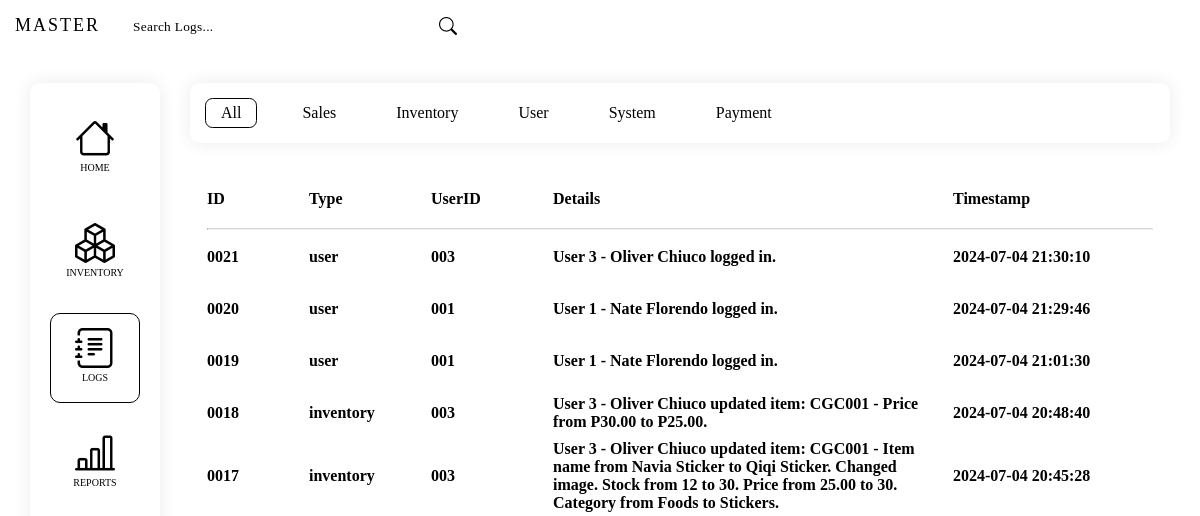
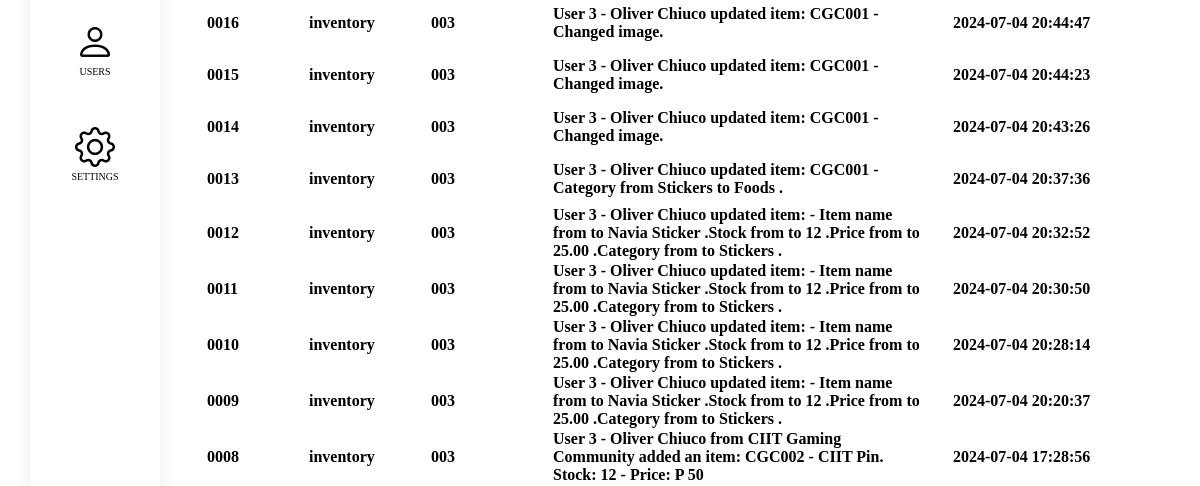
The page /logs.php (signed in, upper part) on the database as committed earlier (2 pictures, top to bottom).
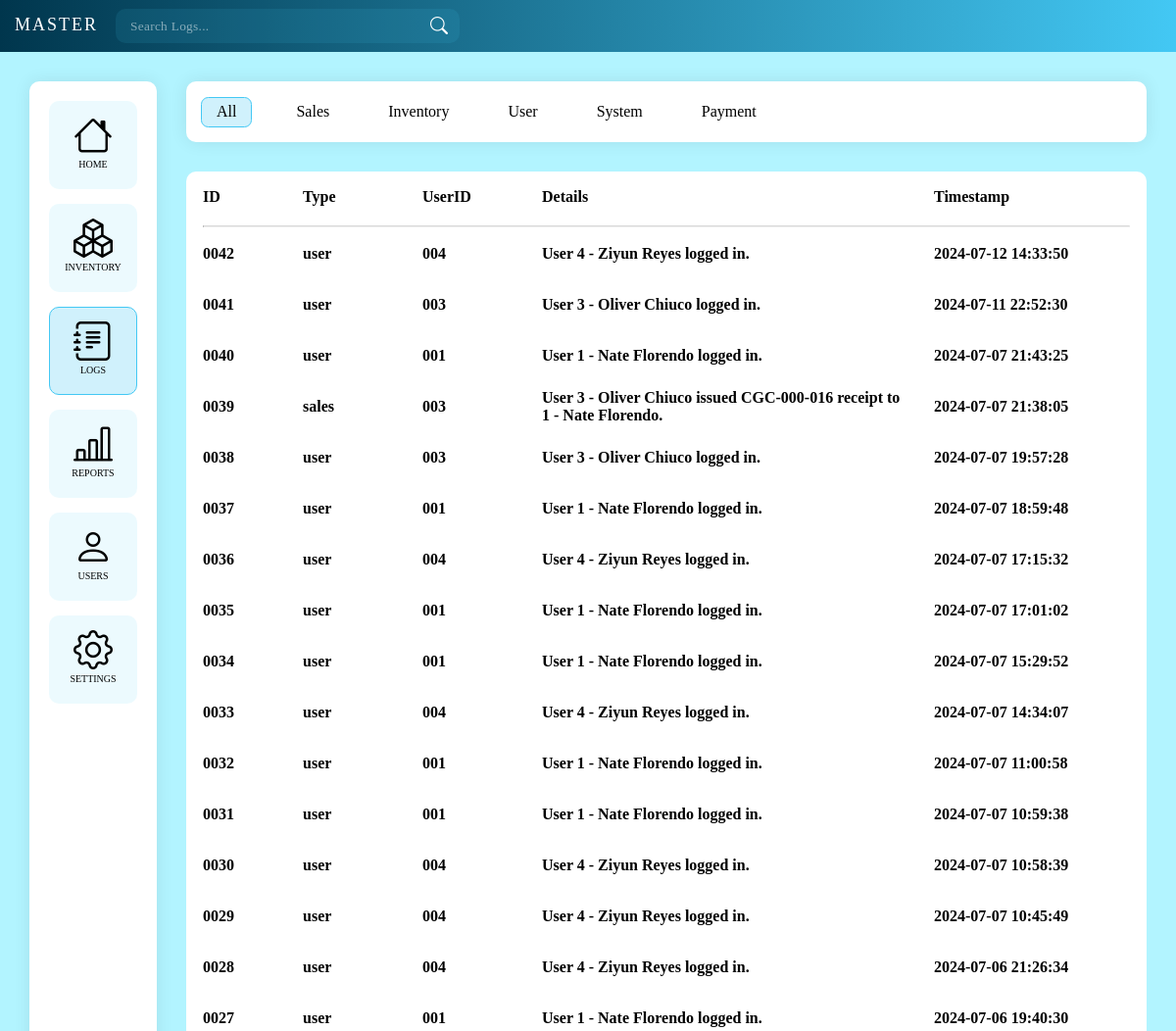
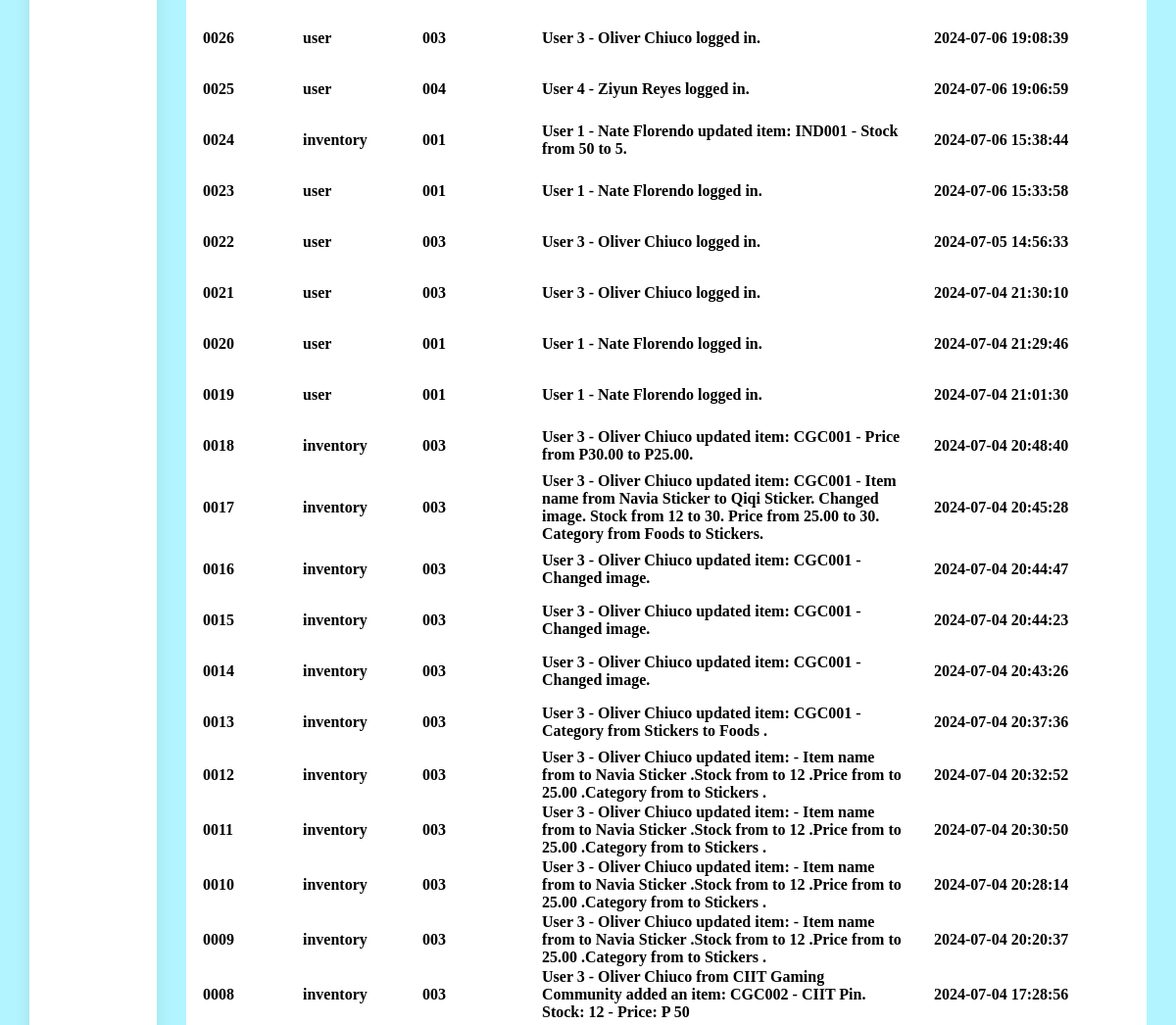
The same page on the database as committed later (2 pictures, top to bottom).
### tables this page shows
CREATE TABLE `logs` (
  `id` int(11) NOT NULL,
  `type` enum('sales','inventory','user','system','payment') NOT NULL,
  `userID` int(11) DEFAULT NULL,
  `details` text NOT NULL,
  `timestamp` timestamp NOT NULL DEFAULT current_timestamp()
);

### logs.php (the view, shortened to what the changed rows need)
<?php
require 'config.php';
function getUserIdFormatted($id, $length) {
    return str_pad($id, $length, '0', STR_PAD_LEFT);
}
require 'getUserDetails.php';
if($organization_id ==  '1'){
    $sql = "SELECT * FROM logs WHERE userID ='$_SESSION[user_id]' ORDER BY timestamp DESC";
} else{
    $sql = "SELECT logs.* FROM logs
            JOIN users ON logs.userID = users.id
            WHERE users.active_organization = '$organization_id'
            ORDER BY logs.timestamp DESC";
}
if ($_SESSION['role'] == "master") $sql = "SELECT * FROM logs ORDER BY timestamp DESC";
$result = mysqli_query($conn, $sql);
$logs = mysqli_fetch_all($result, MYSQLI_ASSOC);
?>
<!DOCTYPE html>
<html lang="en">
<head>
    <link rel="stylesheet" type="text/css" href="css/style.php">
    <link rel="stylesheet" href="https://cdn.jsdelivr.net/npm/bootstrap-icons@1.9.1/font/bootstrap-icons.css">
</head>
<body>
    <nav class="navbar">
        <div class="nav-left">
            <div class="menu">
            <a href="#"
                    class="logo"><?php
                    if($_SESSION['role'] == "master"){
                        echo htmlspecialchars("MASTER");
                    }
                     ?></a>
                <form class="search-bar ">
                    <input id="search" type="text" autocomplete="off" placeholder="Search Logs...">
                    <i class="bi bi-search search-empty"></i>
                </form>
            </div>
        </div>
    </nav>
    <div class="main-interface with-navbar" >
        <div class="center-panel" style="margin-right: 15px; width: 100%;">
            <div class="center-panel-content" >
                <div class="products-panel unselectable">
                    <table style="background-color: var(--card-color); color: var(--card-text-color) ;border-radius: 10px; width: 100%; text-align: left; padding: 15px; ">
                        <thead >
                            <tr >
                                <th scope="col">ID</th>
                                <th scope="col">Type</th>
                                <th scope="col">UserID</th>
                                <th scope="col">Details</th>
                                <th scope="col">Timestamp</th>
                            </tr>
                        </thead>
                        <tbody >
                            <?php
                            foreach ($logs as $log) {
                                ?>
                                <tr class="log-row" style="height: 50px;">
                                    <th class="log-id" style="width:100px ; min-width: 100px; max-width: 100px; word-wrap:break-word;"><?php echo htmlspecialchars(getUserIdFormatted($log['id'],4)); ?></th>
                                    <th class="log-category" style="width: 120px ; min-width: 120px; max-width: 120px;"><?php echo htmlspecialchars($log['type']); ?></th>
                                    <th class="log-user" style="width: 120px ; min-width: 120px; max-width: 120px;"><?php echo htmlspecialchars(getUserIdFormatted($log['userID'],3)); ?></th>
                                    <th class="log-details" style="padding-right: 30px;"><?php echo htmlspecialchars($log['details']); ?></th>
                                    <th class="log-datetime" style="width: 200px ; min-width: 200px; max-width: 200px;"><?php echo htmlspecialchars($log['timestamp']); ?></th>
                                </tr>
                            <?php } ?>
                        </tbody>
                    </table>
                </div>
            </div>
        </div>
    </div>
</body>
</html>

Rows that differ between the two databases and show on the page:
added logs: id "0042", type "user", userID "004", details "User 4 - Ziyun Reyes logged in.", timestamp "2024-07-12 14:33:50"
added logs: id "0041", type "user", userID "003", details "User 3 - Oliver Chiuco logged in.", timestamp "2024-07-11 22:52:30"
added logs: id "0040", type "user", userID "001", details "User 1 - Nate Florendo logged in.", timestamp "2024-07-07 21:43:25"
added logs: id "0039", type "sales", userID "003", details "User 3 - Oliver Chiuco issued CGC-000-016 receipt to 1 - Nate Florendo.", timestamp "2024-07-07 21:38:05"
added logs: id "0038", type "user", userID "003", details "User 3 - Oliver Chiuco logged in.", timestamp "2024-07-07 19:57:28"
added logs: id "0037", type "user", userID "001", details "User 1 - Nate Florendo logged in.", timestamp "2024-07-07 18:59:48"
added logs: id "0036", type "user", userID "004", details "User 4 - Ziyun Reyes logged in.", timestamp "2024-07-07 17:15:32"
added logs: id "0035", type "user", userID "001", details "User 1 - Nate Florendo logged in.", timestamp "2024-07-07 17:01:02"
added logs: id "0034", type "user", userID "001", details "User 1 - Nate Florendo logged in.", timestamp "2024-07-07 15:29:52"
added logs: id "0033", type "user", userID "004", details "User 4 - Ziyun Reyes logged in.", timestamp "2024-07-07 14:34:07"
added logs: id "0032", type "user", userID "001", details "User 1 - Nate Florendo logged in.", timestamp "2024-07-07 11:00:58"
added logs: id "0031", type "user", userID "001", details "User 1 - Nate Florendo logged in.", timestamp "2024-07-07 10:59:38"
added logs: id "0030", type "user", userID "004", details "User 4 - Ziyun Reyes logged in.", timestamp "2024-07-07 10:58:39"
added logs: id "0029", type "user", userID "004", details "User 4 - Ziyun Reyes logged in.", timestamp "2024-07-07 10:45:49"
added logs: id "0028", type "user", userID "004", details "User 4 - Ziyun Reyes logged in.", timestamp "2024-07-06 21:26:34"
added logs: id "0027", type "user", userID "001", details "User 1 - Nate Florendo logged in.", timestamp "2024-07-06 19:40:30"
added logs: id "0026", type "user", userID "003", details "User 3 - Oliver Chiuco logged in.", timestamp "2024-07-06 19:08:39"
added logs: id "0025", type "user", userID "004", details "User 4 - Ziyun Reyes logged in.", timestamp "2024-07-06 19:06:59"
added logs: id "0024", type "inventory", userID "001", details "User 1 - Nate Florendo updated item: IND001 - Stock from 50 to 5.", timestamp "2024-07-06 15:38:44"
added logs: id "0023", type "user", userID "001", details "User 1 - Nate Florendo logged in.", timestamp "2024-07-06 15:33:58"
added logs: id "0022", type "user", userID "003", details "User 3 - Oliver Chiuco logged in.", timestamp "2024-07-05 14:56:33"
